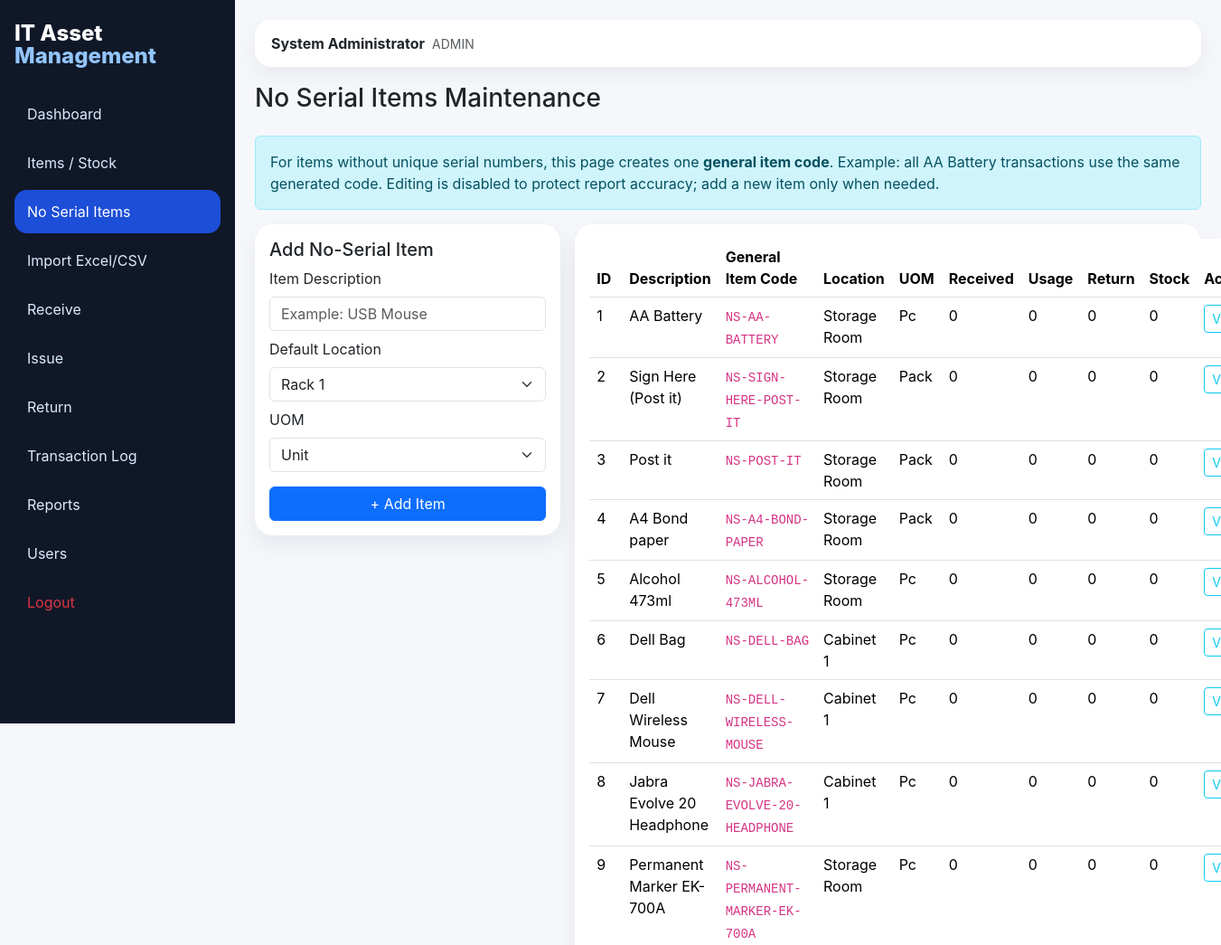
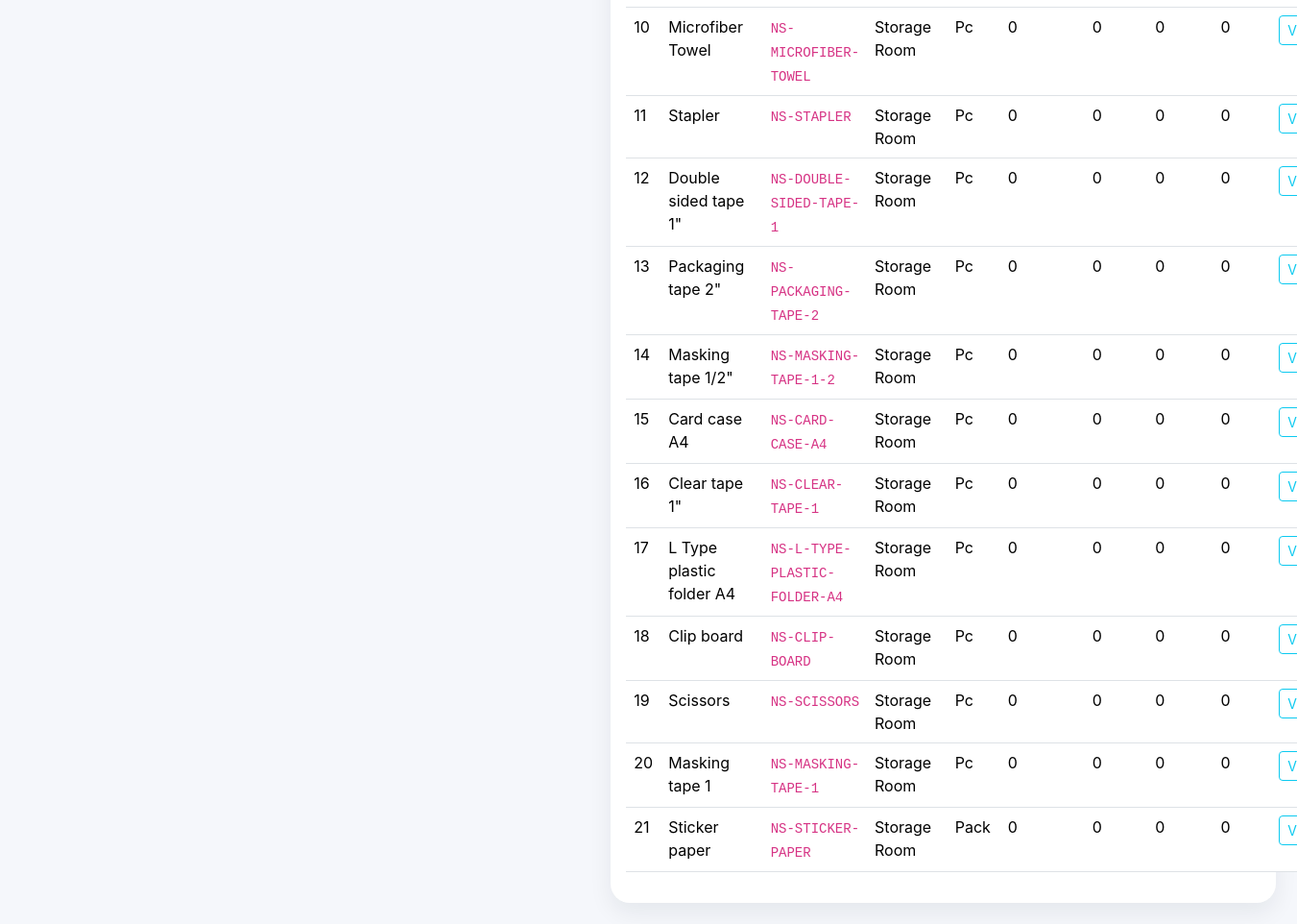
The app's page /no_serial_items.php (signed in) with its own data (2 pictures, top to bottom).
### tables this page shows
CREATE TABLE no_serial_items (
 id INT AUTO_INCREMENT PRIMARY KEY,
 item_description VARCHAR(150) NOT NULL,
 item_code VARCHAR(80) NOT NULL COMMENT 'Auto-generated general item code for non-serialized stock transactions',
 default_location VARCHAR(80) DEFAULT NULL,
 uom VARCHAR(20) DEFAULT 'Pc',
 created_by INT NULL,
 created_at TIMESTAMP DEFAULT CURRENT_TIMESTAMP,
 UNIQUE KEY uq_no_serial_description (item_description),
 UNIQUE KEY uq_no_serial_code (item_code),
 CONSTRAINT fk_no_serial_created_by
   FOREIGN KEY (created_by) REFERENCES users(id) ON DELETE SET NULL
);

CREATE TABLE items (
 id INT AUTO_INCREMENT PRIMARY KEY,
 item_description VARCHAR(150) NOT NULL,
 serial_number VARCHAR(80) NULL COMMENT 'Serialized asset serial or general item code for non-serialized stock items.',
 location VARCHAR(80) DEFAULT NULL,
 uom VARCHAR(20) DEFAULT 'Pc',
 boh INT NOT NULL DEFAULT 0,
 total_received INT NOT NULL DEFAULT 0,
 total_issued INT NOT NULL DEFAULT 0,
 total_returned INT NOT NULL DEFAULT 0,
 actual_stock INT NOT NULL DEFAULT 0,
 status ENUM('Available','Issued','Low Stock','Out of Stock') NOT NULL DEFAULT 'Available',
 current_co VARCHAR(100) DEFAULT NULL,
 reorder_level INT NOT NULL DEFAULT 5,
 created_at TIMESTAMP DEFAULT CURRENT_TIMESTAMP,
 updated_at TIMESTAMP DEFAULT CURRENT_TIMESTAMP ON UPDATE CURRENT_TIMESTAMP,
 UNIQUE KEY uq_items_serial_number (serial_number),
 KEY idx_items_description (item_description),
 KEY idx_items_status (status)
);

### config/db.php (called while the page is built, shortened)
<?php
function e($v){ return htmlspecialchars((string)$v, ENT_QUOTES, 'UTF-8'); }
?>

### no_serial_items.php (the view, shortened to what this page needs)
<?php include 'includes/header.php'; require_admin();
$locations = ['Rack 1','Rack 2','Rack 3','Rack 4','Rack 5','Rack 6','Rack 7','Rack 8','Cabinet 1','Cabinet 2','Storage Room'];
$uoms = ['Unit','Pc','Pack'];
$res=$conn->query("SELECT n.*, i.id item_id, (i.boh+i.total_received+i.total_returned-i.total_issued) stock, i.total_received, i.total_issued, i.total_returned FROM no_serial_items n LEFT JOIN items i ON i.serial_number=n.item_code ORDER BY n.created_at DESC");
?>
<div class='d-flex justify-content-between align-items-center mb-3'><h3>No Serial Items Maintenance</h3></div>
<div class='alert alert-info'>For items without unique serial numbers, this page creates one <b>general item code</b>. Example: all AA Battery transactions use the same generated code. Editing is disabled to protect report accuracy; add a new item only when needed.</div>
<div class='row g-3'>
  <div class='col-lg-4'><div class='card cardx p-3'><h5>Add No-Serial Item</h5><form method='post'>
    <label class='form-label'>Item Description</label><input class='form-control mb-2' name='item_description' placeholder='Example: USB Mouse' required>
    <label class='form-label'>Default Location</label><select class='form-select mb-2' name='location'><?php foreach($locations as $l):?><option value='<?=e($l)?>'><?=e($l)?></option><?php endforeach;?></select>
    <label class='form-label'>UOM</label><select class='form-select mb-3' name='uom'><?php foreach($uoms as $u):?><option value='<?=e($u)?>'><?=e($u)?></option><?php endforeach;?></select>
    <button class='btn btn-primary w-100'>+ Add Item</button>
  </form></div></div>
  <div class='col-lg-8'><div class='card cardx p-3'><table class='table table-hover datatable'><thead><tr><th>ID</th><th>Description</th><th>General Item Code</th><th>Location</th><th>UOM</th><th>Received</th><th>Usage</th><th>Return</th><th>Stock</th><th>Action</th></tr></thead><tbody>
  <?php while($r=$res->fetch_assoc()):?><tr><td><?=$r['id']?></td><td><?=e($r['item_description'])?></td><td><code><?=e($r['item_code'])?></code></td><td><?=e($r['default_location'])?></td><td><?=e($r['uom'])?></td><td><?=e($r['total_received']??0)?></td><td><?=e($r['total_issued']??0)?></td><td><?=e($r['total_returned']??0)?></td><td><?=e($r['stock']??0)?></td><td><?php if($r['item_id']):?><a class='btn btn-sm btn-outline-info' href='view_item.php?id=<?=$r['item_id']?>'>View</a><?php endif;?></td></tr><?php endwhile;?>
  </tbody></table></div></div>
</div>
<?php include 'includes/footer.php'; ?>

### assets/css/style.css (style rules this page uses)
:root { --side:#101828;--accent:#2563eb;--bg:#f5f7fb }
body { background:var(--bg);font-family:Inter,Arial,sans-serif }
.cardx { background:#fff;border:0;border-radius:20px;box-shadow:0 10px 25px rgba(16,24,40,.07) }

### records on screen
no_serial_items: id "1", item_description "AA Battery", item_code "NS-AA-BATTERY", default_location "Storage Room", uom "Pc", items.total_received "0", items.total_issued "0", items.total_returned "0", stock "0"
no_serial_items: id "2", item_description "Sign Here (Post it)", item_code "NS-SIGN-HERE-POST-IT", default_location "Storage Room", uom "Pack", items.total_received "0", items.total_issued "0", items.total_returned "0", stock "0"
no_serial_items: id "3", item_description "Post it", item_code "NS-POST-IT", default_location "Storage Room", uom "Pack", items.total_received "0", items.total_issued "0", items.total_returned "0", stock "0"
no_serial_items: id "4", item_description "A4 Bond paper", item_code "NS-A4-BOND-PAPER", default_location "Storage Room", uom "Pack", items.total_received "0", items.total_issued "0", items.total_returned "0", stock "0"
no_serial_items: id "5", item_description "Alcohol 473ml", item_code "NS-ALCOHOL-473ML", default_location "Storage Room", uom "Pc", items.total_received "0", items.total_issued "0", items.total_returned "0", stock "0"
no_serial_items: id "6", item_description "Dell Bag", item_code "NS-DELL-BAG", default_location "Cabinet 1", uom "Pc", items.total_received "0", items.total_issued "0", items.total_returned "0", stock "0"
no_serial_items: id "7", item_description "Dell Wireless Mouse", item_code "NS-DELL-WIRELESS-MOUSE", default_location "Cabinet 1", uom "Pc", items.total_received "0", items.total_issued "0", items.total_returned "0", stock "0"
no_serial_items: id "8", item_description "Jabra Evolve 20 Headphone", item_code "NS-JABRA-EVOLVE-20-HEADPHONE", default_location "Cabinet 1", uom "Pc", items.total_received "0", items.total_issued "0", items.total_returned "0", stock "0"
no_serial_items: id "9", item_description "Permanent Marker EK-700A", item_code "NS-PERMANENT-MARKER-EK-700A", default_location "Storage Room", uom "Pc", items.total_received "0", items.total_issued "0", items.total_returned "0", stock "0"
no_serial_items: id "10", item_description "Microfiber Towel", item_code "NS-MICROFIBER-TOWEL", default_location "Storage Room", uom "Pc", items.total_received "0", items.total_issued "0", items.total_returned "0", stock "0"
no_serial_items: id "11", item_description "Stapler", item_code "NS-STAPLER", default_location "Storage Room", uom "Pc", items.total_received "0", items.total_issued "0", items.total_returned "0", stock "0"
no_serial_items: id "12", item_description "Double sided tape 1\"", item_code "NS-DOUBLE-SIDED-TAPE-1", default_location "Storage Room", uom "Pc", items.total_received "0", items.total_issued "0", items.total_returned "0", stock "0"
no_serial_items: id "13", item_description "Packaging tape 2\"", item_code "NS-PACKAGING-TAPE-2", default_location "Storage Room", uom "Pc", items.total_received "0", items.total_issued "0", items.total_returned "0", stock "0"
no_serial_items: id "14", item_description "Masking tape 1/2\"", item_code "NS-MASKING-TAPE-1-2", default_location "Storage Room", uom "Pc", items.total_received "0", items.total_issued "0", items.total_returned "0", stock "0"
no_serial_items: id "15", item_description "Card case A4", item_code "NS-CARD-CASE-A4", default_location "Storage Room", uom "Pc", items.total_received "0", items.total_issued "0", items.total_returned "0", stock "0"
no_serial_items: id "16", item_description "Clear tape 1\"", item_code "NS-CLEAR-TAPE-1", default_location "Storage Room", uom "Pc", items.total_received "0", items.total_issued "0", items.total_returned "0", stock "0"
no_serial_items: id "17", item_description "L Type plastic folder A4", item_code "NS-L-TYPE-PLASTIC-FOLDER-A4", default_location "Storage Room", uom "Pc", items.total_received "0", items.total_issued "0", items.total_returned "0", stock "0"
no_serial_items: id "18", item_description "Clip board", item_code "NS-CLIP-BOARD", default_location "Storage Room", uom "Pc", items.total_received "0", items.total_issued "0", items.total_returned "0", stock "0"
no_serial_items: id "19", item_description "Scissors", item_code "NS-SCISSORS", default_location "Storage Room", uom "Pc", items.total_received "0", items.total_issued "0", items.total_returned "0", stock "0"
no_serial_items: id "20", item_description "Masking tape 1", item_code "NS-MASKING-TAPE-1", default_location "Storage Room", uom "Pc", items.total_received "0", items.total_issued "0", items.total_returned "0", stock "0"
no_serial_items: id "21", item_description "Sticker paper", item_code "NS-STICKER-PAPER", default_location "Storage Room", uom "Pack", items.total_received "0", items.total_issued "0", items.total_returned "0", stock "0"

### other values on screen
$_SESSION['name'] "System Administrator"
$_SESSION['role'] "ADMIN"
form field location "Rack 1"
form field uom "Unit"
